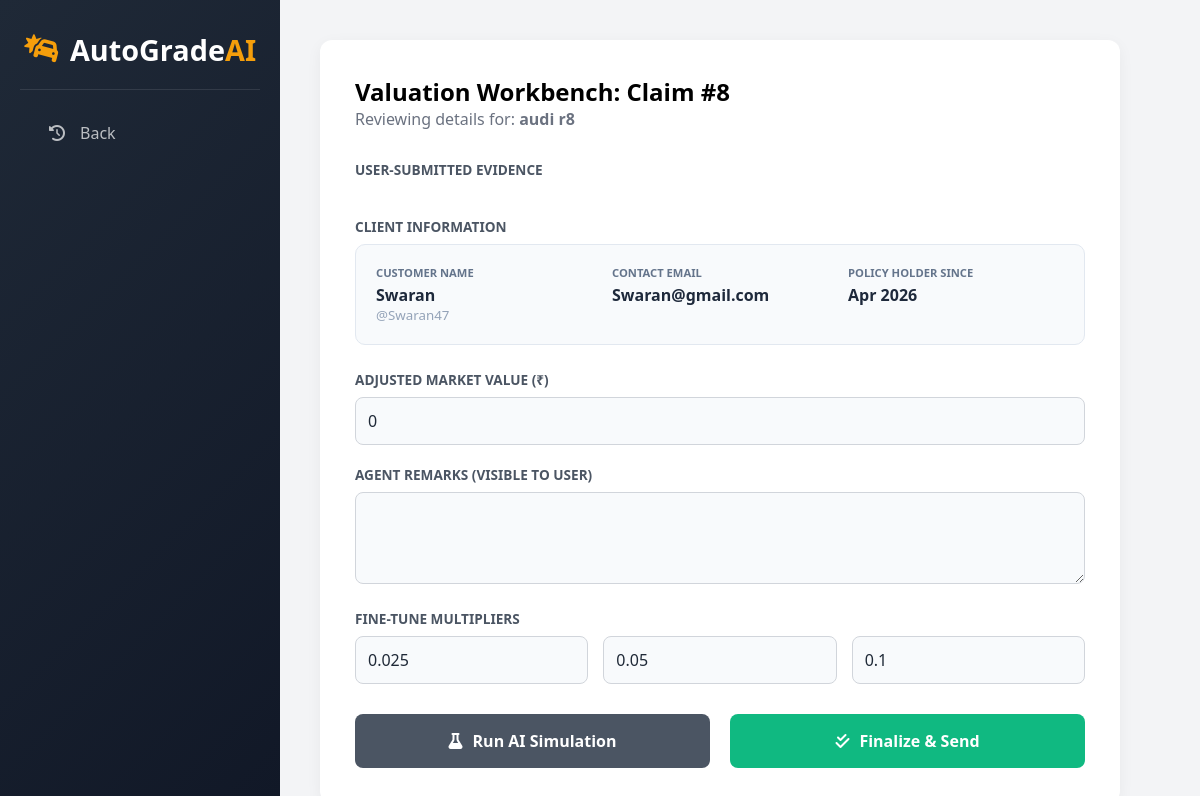
Screenshot of /review-claim/8/ (signed in) with the database file from the repository.
### my_admin/models.py (models this page shows)
class DamageAnalysis(models.Model):
    user = models.ForeignKey(User, on_delete=models.CASCADE, related_name='claims')
    agent = models.ForeignKey(User, on_delete=models.SET_NULL, null=True, blank=True, related_name='tasks')
    damage_level = models.CharField(max_length=20, default='TBD')
    total_damage_factor = models.FloatField(default=0.0)
    detected_parts = models.CharField(max_length=255, null=True, blank=True)
    car_details = models.CharField(max_length=100)
    status = models.CharField(max_length=20, default='Pending')  # Pending, Approved, Appealed, Escalated
    market_value = models.DecimalField(max_digits=12, decimal_places=2, default=0)
    estimated_claim = models.DecimalField(max_digits=12, decimal_places=2, default=0)
    minor_coeff = models.FloatField(default=0.025)
    moderate_coeff = models.FloatField(default=0.05)
    major_coeff = models.FloatField(default=0.1)
    agent_comment = models.TextField(null=True, blank=True)
    user_appeal_reason = models.TextField(null=True, blank=True)
    appeal_count = models.IntegerField(default=0)
    created_at = models.DateTimeField(auto_now_add=True)
    updated_at = models.DateTimeField(auto_now=True)

### my_admin/views.py (the view, shortened to what this page needs)
# urls.py: path('review-claim/<int:claim_id>/', views.review_claim, name='review_claim'),
@login_required
def review_claim(request, claim_id):
    if not is_agent(request.user): return redirect('admin_dashboard')
    claim = get_object_or_404(DamageAnalysis, id=claim_id)
    default_market_value = 0
    try:
        model_name = claim.car_details.split()[-1]
        vehicle = VehicleValue.objects.filter(model__icontains=model_name).first()
        if vehicle: default_market_value = vehicle.price
    except:
        pass
    context = {
        'claim': claim,
        'detections': claim.detections.all(),  # This now finds the rows created above
        'default_market_value': default_market_value,
        'def_minor': 0.025, 'def_moderate': 0.05, 'def_major': 0.1
    }
    return render(request, "ReviewClaim.html", context)

### my_admin/views.py (called while the page is built)
def is_agent(user):
    try:
        return user.userprofile.role == 'Agent' or user.is_superuser
    except UserProfile.DoesNotExist:
        return False

### my_admin/templates/ReviewClaim.html (shortened to what this page needs)
{% load static %}
<!DOCTYPE html>
<html lang="en">
<head>
    <link rel="stylesheet" href="https://cdnjs.cloudflare.com/ajax/libs/font-awesome/6.4.0/css/all.min.css">
    <link rel="stylesheet" href="{% static 'css/ReviewClaim.css' %}">
</head>
<body>
    <div class="sidebar">
        <div class="sidebar-header">
            <div class="logo"><i class="fas fa-car-crash"></i><span>AutoGrade<span>AI</span></span></div>
        </div>
        <div class="nav-menu">
            <a href="{% url 'claim_history' %}" class="nav-item">
                <i class="fas fa-history"></i><span>Back</span>
            </a>
        </div>
    </div>
    <div class="main-content">
        <div class="card">
            <h2>Valuation Workbench: Claim #{{ claim.id }}</h2>
            <p style="color: #6b7280; margin-bottom: 30px;">Reviewing details for: <strong>{{ claim.car_details }}</strong></p>
            <label>User-Submitted Evidence</label>
            <label>Client Information</label>
            <div style="display: grid; grid-template-columns: repeat(3, 1fr); gap: 20px; background: #f8fafc; padding: 20px; border-radius: 10px; border: 1px solid #e2e8f0; margin-bottom: 25px;">
                <div>
                    <span style="font-size: 0.7rem; color: #64748b; text-transform: uppercase; font-weight: bold; display: block; margin-bottom: 4px;">Customer Name</span>
                    <span style="font-weight: 600; color: #1e293b;">{{ claim.user.first_name }} {{ claim.user.last_name }}</span>
                    <small style="color: #94a3b8; display: block;">@{{ claim.user.username }}</small>
                </div>
                <div>
                    <span style="font-size: 0.7rem; color: #64748b; text-transform: uppercase; font-weight: bold; display: block; margin-bottom: 4px;">Contact Email</span>
                     <span style="font-weight: 600; color: #1e293b;">{{ claim.user.email }}</span>
                </div>
                <div>
                    <span style="font-size: 0.7rem; color: #64748b; text-transform: uppercase; font-weight: bold; display: block; margin-bottom: 4px;">Policy Holder Since</span>
                    <span style="font-weight: 600; color: #1e293b;">{{ claim.user.date_joined|date:"M Y" }}</span>
                </div>
            </div>
            <form method="POST" id="valuationForm">
                <label>Adjusted Market Value (₹)</label>
                <input type="number" name="market_value" value="{{ claim.market_value|default:default_market_value }}" required>
                <label>Agent Remarks (Visible to User)</label>
                <textarea name="agent_comment" rows="3">{{ claim.agent_comment|default:'' }}</textarea>
                <label>Fine-Tune Multipliers</label>
                <div class="form-grid">
                    <input type="number" step="0.001" name="minor_coeff" value="{{ claim.minor_coeff|default:def_minor }}">
                    <input type="number" step="0.001" name="moderate_coeff" value="{{ claim.moderate_coeff|default:def_moderate }}">
                    <input type="number" step="0.001" name="major_coeff" value="{{ claim.major_coeff|default:def_major }}">
                </div>
                <div class="btn-group">
                    <button type="submit" name="run_model" class="btn btn-sim"><i class="fas fa-flask"></i> Run AI Simulation</button>
                    <button type="submit" name="finalize_valuation" class="btn btn-finalize"><i class="fas fa-check-double"></i> Finalize & Send</button>
                </div>
            </form>
        </div>
    </div>
    <div class="modal-body">
</div>
</body>
</html>

### my_admin/static/css/ReviewClaim.css (style rules this page uses)
* { margin: 0; padding: 0; box-sizing: border-box; font-family: 'Segoe UI', Tahoma, Geneva, Verdana, sans-serif; }
body { background-color: #f3f4f6; display: flex; min-height: 100vh; }
.sidebar { width: 280px; background: linear-gradient(135deg, #1f2937 0%, #111827 100%); color: white; position: fixed; height: 100vh; padding: 30px 20px; z-index: 100; display: flex; flex-direction: column; }
.sidebar-header { text-align: center; border-bottom: 1px solid rgba(255,255,255,0.1); padding-bottom: 20px; margin-bottom: 20px; }
.sidebar-header .logo { display: flex; align-items: center; justify-content: center; gap: 10px; font-size: 1.8rem; font-weight: 700; color: white; }
.sidebar-header .logo i { color: #f59e0b; }
.sidebar-header .logo span span { color: #f59e0b; }
.nav-menu { flex-grow: 1; }
.nav-item { padding: 12px 25px; display: flex; align-items: center; gap: 15px; color: rgba(255,255,255,0.7); text-decoration: none; transition: 0.3s; border-left: 4px solid transparent; }
.main-content { flex: 1; padding: 40px; margin-left: 280px; }
.card { background: white; padding: 35px; border-radius: 12px; box-shadow: 0 4px 15px rgba(0,0,0,0.05); max-width: 950px; margin: 0 auto; }
label { display: block; margin-bottom: 8px; font-weight: 700; color: #4b5563; font-size: 0.85rem; text-transform: uppercase; margin-top: 20px; }
input[type="number"], textarea { width: 100%; padding: 12px; background: #f8fafc; border: 1px solid #d1d5db; border-radius: 8px; font-size: 1rem; outline: none; transition: 0.3s; color: #1f2937; }
.form-grid { display: grid; grid-template-columns: 1fr 1fr 1fr; gap: 15px; margin-bottom: 20px; }
.btn-group { display: grid; grid-template-columns: 1fr 1fr; gap: 20px; margin-top: 30px; }
.btn { padding: 16px; border-radius: 8px; font-weight: 700; cursor: pointer; border: none; transition: 0.3s; display: flex; align-items: center; justify-content: center; gap: 10px; font-size: 1rem; text-decoration: none; }
.btn-sim { background: #4b5563; color: white; }
.btn-finalize { background: #10b981; color: white; }
.modal-body { padding: 20px; text-align: center; overflow: auto; }

### rows the page displays
DamageAnalysis: id "8", car_details "audi r8", user.first_name "Swaran", user.username "Swaran47", user.email "Swaran@gmail.com", user.date_joined "Apr 2026", market_value "0", minor_coeff "0.025", moderate_coeff "0.05", major_coeff "0.1"
